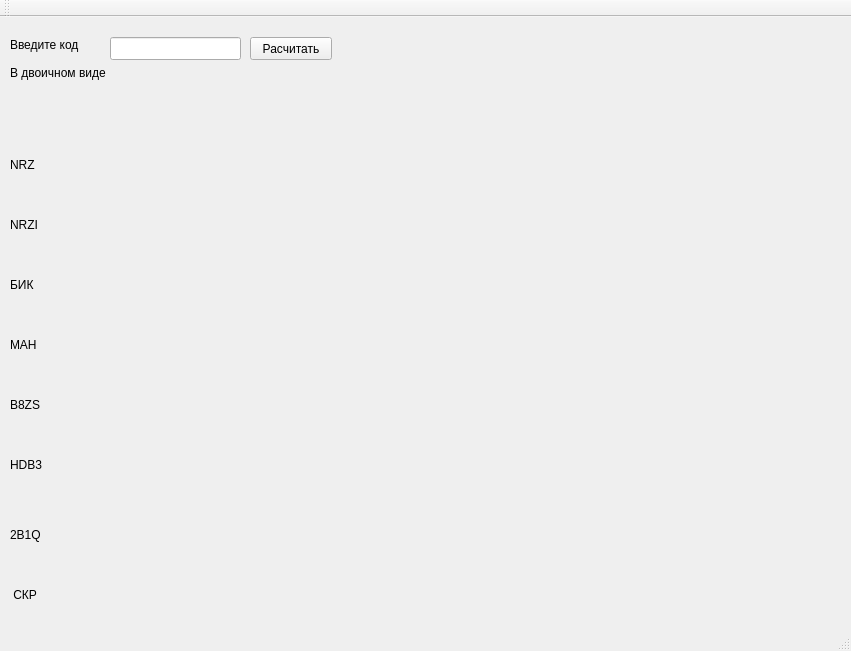
<?xml version="1.0" encoding="UTF-8"?>
<ui version="4.0">
 <class>MainWindow</class>
 <widget class="QMainWindow" name="MainWindow">
  <property name="geometry">
   <rect>
    <x>0</x>
    <y>0</y>
    <width>851</width>
    <height>651</height>
   </rect>
  </property>
  <property name="windowTitle">
   <string>MainWindow</string>
  </property>
  <widget class="QWidget" name="centralWidget">
   <widget class="QLineEdit" name="CodeHex">
    <property name="geometry">
     <rect>
      <x>110</x>
      <y>20</y>
      <width>131</width>
      <height>23</height>
     </rect>
    </property>
   </widget>
   <widget class="QPushButton" name="pushButton">
    <property name="geometry">
     <rect>
      <x>250</x>
      <y>20</y>
      <width>82</width>
      <height>23</height>
     </rect>
    </property>
    <property name="text">
     <string>Расчитать</string>
    </property>
   </widget>
   <widget class="QLabel" name="label">
    <property name="geometry">
     <rect>
      <x>10</x>
      <y>20</y>
      <width>121</width>
      <height>16</height>
     </rect>
    </property>
    <property name="text">
     <string>Введите код</string>
    </property>
   </widget>
   <widget class="QLabel" name="TestLable">
    <property name="enabled">
     <bool>true</bool>
    </property>
    <property name="geometry">
     <rect>
      <x>10</x>
      <y>40</y>
      <width>641</width>
      <height>31</height>
     </rect>
    </property>
    <property name="text">
     <string>В двоичном виде</string>
    </property>
   </widget>
   <widget class="QLabel" name="NRZ_Lable">
    <property name="enabled">
     <bool>true</bool>
    </property>
    <property name="geometry">
     <rect>
      <x>10</x>
      <y>140</y>
      <width>35</width>
      <height>15</height>
     </rect>
    </property>
    <property name="text">
     <string>NRZ</string>
    </property>
   </widget>
   <widget class="QLabel" name="NRZ_Lable_2">
    <property name="enabled">
     <bool>true</bool>
    </property>
    <property name="geometry">
     <rect>
      <x>10</x>
      <y>200</y>
      <width>35</width>
      <height>15</height>
     </rect>
    </property>
    <property name="text">
     <string>NRZI</string>
    </property>
   </widget>
   <widget class="QLabel" name="NRZ_Lable_3">
    <property name="enabled">
     <bool>true</bool>
    </property>
    <property name="geometry">
     <rect>
      <x>10</x>
      <y>260</y>
      <width>35</width>
      <height>15</height>
     </rect>
    </property>
    <property name="text">
     <string>БИК</string>
    </property>
   </widget>
   <widget class="QLabel" name="NRZ_Lable_4">
    <property name="enabled">
     <bool>true</bool>
    </property>
    <property name="geometry">
     <rect>
      <x>10</x>
      <y>320</y>
      <width>35</width>
      <height>15</height>
     </rect>
    </property>
    <property name="text">
     <string>МАН</string>
    </property>
   </widget>
   <widget class="QLabel" name="NRZ_Lable_5">
    <property name="enabled">
     <bool>true</bool>
    </property>
    <property name="geometry">
     <rect>
      <x>10</x>
      <y>380</y>
      <width>35</width>
      <height>15</height>
     </rect>
    </property>
    <property name="text">
     <string>B8ZS</string>
    </property>
   </widget>
   <widget class="QLabel" name="NRZ_Lable_6">
    <property name="enabled">
     <bool>true</bool>
    </property>
    <property name="geometry">
     <rect>
      <x>10</x>
      <y>440</y>
      <width>41</width>
      <height>16</height>
     </rect>
    </property>
    <property name="text">
     <string>HDB3</string>
    </property>
   </widget>
   <widget class="QLabel" name="NRZ_Lable_7">
    <property name="enabled">
     <bool>true</bool>
    </property>
    <property name="geometry">
     <rect>
      <x>10</x>
      <y>510</y>
      <width>41</width>
      <height>16</height>
     </rect>
    </property>
    <property name="text">
     <string>2B1Q</string>
    </property>
   </widget>
   <widget class="QLabel" name="NRZ_Lable_8">
    <property name="enabled">
     <bool>true</bool>
    </property>
    <property name="geometry">
     <rect>
      <x>10</x>
      <y>570</y>
      <width>41</width>
      <height>16</height>
     </rect>
    </property>
    <property name="text">
     <string> СКР</string>
    </property>
   </widget>
  </widget>
  <widget class="QMenuBar" name="menuBar">
   <property name="geometry">
    <rect>
     <x>0</x>
     <y>0</y>
     <width>851</width>
     <height>20</height>
    </rect>
   </property>
  </widget>
  <widget class="QToolBar" name="mainToolBar">
   <attribute name="toolBarArea">
    <enum>TopToolBarArea</enum>
   </attribute>
   <attribute name="toolBarBreak">
    <bool>false</bool>
   </attribute>
  </widget>
  <widget class="QStatusBar" name="statusBar"/>
 </widget>
 <layoutdefault spacing="6" margin="11"/>
 <resources/>
 <connections/>
</ui>
